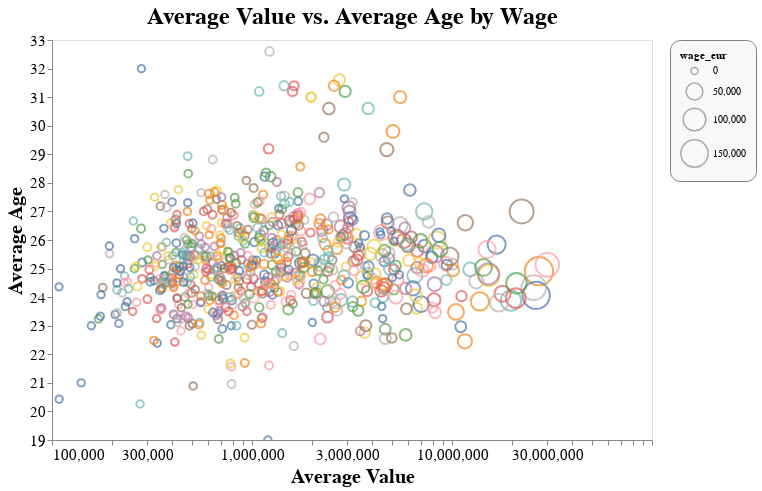

Source (notebook cell):
### Markdown cell above
# How do **values** of players differ by their **ages**?

### Code cell
alt.Chart(overall_score_by_club).mark_point().encode(
    x=alt.X('value_eur:Q', axis=alt.Axis(title='Average Value'), scale=alt.Scale(type='log')),   # logarithmic scales
    y=alt.Y('age:Q', axis=alt.Axis(title='Average Age'), scale=alt.Scale(zero=False)),
    color=alt.Color('wage_eur:N', legend=None),
    size=alt.Size('wage_eur:Q', scale=alt.Scale(range=[50,800])),
    tooltip=[alt.Tooltip('age', title='Average Age', format=',.0f'),
             alt.Tooltip('value_eur', title= 'Average Value', format=',.0f'),
             alt.Tooltip('wage_eur', title= 'Average Wage', format=',.0f')]
).properties(
    width=600,
    height=400,
    title='Average Value vs. Average Age by Wage'
).configure_axis(
    labelFontSize=15,
    titleFontSize=20,
    grid=False
).configure_title(
  fontSize=24,
  # font='Courier',
  color='black'
).configure_legend(
    strokeColor='gray',
    fillColor='#faf8f7',
    padding=10,
    cornerRadius=10
    # orient='top-right'
).interactive()

### Figure 1 — Vega-Lite specification as saved in the notebook (floating-point values rounded to 4 significant figures; data arrays with more than 128 entries replaced by an {"elided": "..."} marker saying what was removed)
{"config": {"view": {"continuousWidth": 400, "continuousHeight": 300}, "axis": {"grid": false, "labelFontSize": 15, "titleFontSize": 20}, "legend": {"cornerRadius": 10, "fillColor": "#faf8f7", "padding": 10, "strokeColor": "gray"}, "title": {"color": "black", "fontSize": 24}}, "data": {"name": "data-542b14ae752a9a61a50221c5b647cdf5"}, "mark": "point", "encoding": {"color": {"field": "wage_eur", "legend": null, "type": "nominal"}, "size": {"field": "wage_eur", "scale": {"range": [50, 800]}, "type": "quantitative"}, "tooltip": [{"field": "age", "format": ",.0f", "title": "Average Age", "type": "quantitative"}, {"field": "value_eur", "format": ",.0f", "title": "Average Value", "type": "quantitative"}, {"field": "wage_eur", "format": ",.0f", "title": "Average Wage", "type": "quantitative"}], "x": {"axis": {"title": "Average Value"}, "field": "value_eur", "scale": {"type": "log"}, "type": "quantitative"}, "y": {"axis": {"title": "Average Age"}, "field": "age", "scale": {"zero": false}, "type": "quantitative"}}, "height": 400, "selection": {"selector007": {"type": "interval", "bind": "scales", "encodings": ["x", "y"]}}, "title": "Average Value vs. Average Age by Wage", "width": 600, "$schema": "https://vega.github.io/schema/vega-lite/v4.17.0.json", "datasets": {"data-542b14ae752a9a61a50221c5b647cdf5": {"elided": "667 records"}}}
